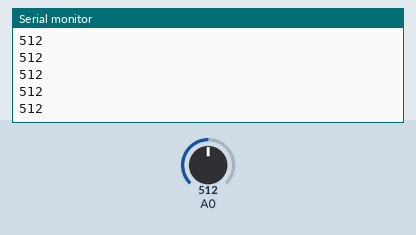
This sketch was run on a simulated Arduino Uno, built with avr-gcc and run on an emulated ATmega328P. Parts: the last lines printed to the serial monitor. Inputs (shaded band) come from the test bench; at power-on: A0 = 512.

Above: at 1.2 s.
1.3 s: A0 set to 716
At 1.31 s:
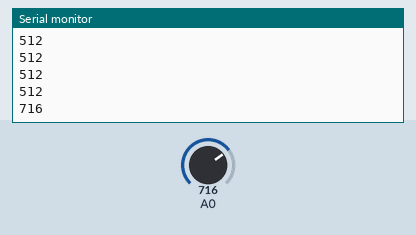
2.8 s: A0 set to 900
At 2.81 s:
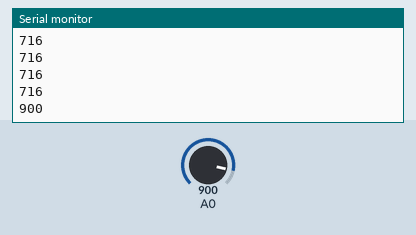
Timing chart, 0 to 5.8 s (numbered marks = the images above; inputs shaded):
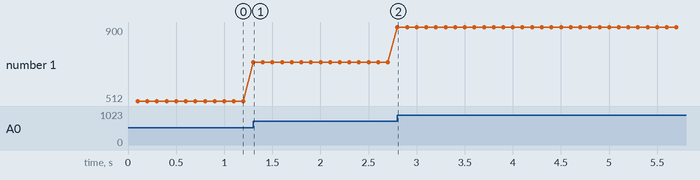

Measured:
- after the input at 1.3 s, the serial monitor: prints a new line at once (image 1)
- after the input at 2.8 s, the serial monitor: prints a new line at once (image 2)
- plotted number 1: 512 → 716 after the input at 1.3 s, 716 → 900 after the input at 2.8 s

The sketch:

Myoware_LecData.ino
```cpp
#include<Wire.h>

unsigned long lastTime = 0, sampleTime = 100;

void setup() {

Serial.begin(9600);

}

void loop() {

  if(millis()-lastTime>=sampleTime)
  {
    lastTime = millis();

    int sensorValue = analogRead(A0);
    Serial.println(sensorValue);
   }


}
```
